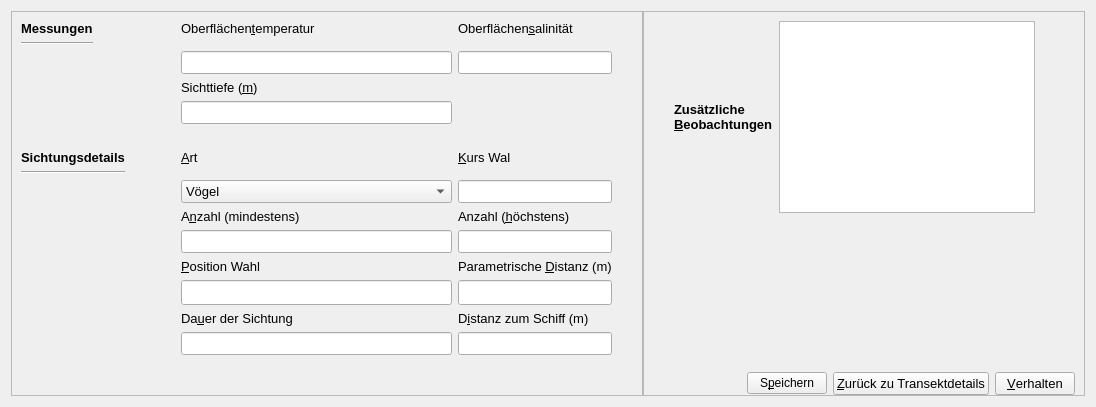
        <widget class="QWidget" name="page_3">
         <layout class="QHBoxLayout" name="horizontalLayout_19">
          <item>
           <layout class="QHBoxLayout" name="horizontalLayout_15">
            <property name="spacing">
             <number>0</number>
            </property>
            <property name="rightMargin">
             <number>0</number>
            </property>
            <item>
             <widget class="QFrame" name="frame_6">
              <property name="frameShape">
               <enum>QFrame::StyledPanel</enum>
              </property>
              <property name="frameShadow">
               <enum>QFrame::Raised</enum>
              </property>
              <layout class="QVBoxLayout" name="verticalLayout_11">
               <property name="rightMargin">
                <number>30</number>
               </property>
               <property name="bottomMargin">
                <number>0</number>
               </property>
               <item>
                <layout class="QGridLayout" name="gridLayout_5">
                 <item row="5" column="2">
                  <widget class="QLabel" name="labelCourseWhale">
                   <property name="font">
                    <font>
                     <family>Arial</family>
                     <pointsize>10</pointsize>
                    </font>
                   </property>
                   <property name="text">
                    <string>&amp;Kurs Wal</string>
                   </property>
                   <property name="alignment">
                    <set>Qt::AlignLeading|Qt::AlignLeft|Qt::AlignTop</set>
                   </property>
                   <property name="buddy">
                    <cstring>lineEditCourseWhale</cstring>
                   </property>
                  </widget>
                 </item>
                 <item row="7" column="1">
                  <widget class="QLabel" name="labelNumberMin">
                   <property name="font">
                    <font>
                     <family>Arial</family>
                     <pointsize>10</pointsize>
                    </font>
                   </property>
                   <property name="text">
                    <string>A&amp;nzahl (mindestens)</string>
                   </property>
                   <property name="alignment">
                    <set>Qt::AlignLeading|Qt::AlignLeft|Qt::AlignTop</set>
                   </property>
                   <property name="buddy">
                    <cstring>lineEditNumberMin</cstring>
                   </property>
                  </widget>
                 </item>
                 <item row="6" column="2">
                  <widget class="QLineEdit" name="lineEditCourseWhale">
                   <property name="font">
                    <font>
                     <family>Arial</family>
                     <pointsize>10</pointsize>
                    </font>
                   </property>
                  </widget>
                 </item>
                 <item row="5" column="1">
                  <widget class="QLabel" name="labelSpecies">
                   <property name="font">
                    <font>
                     <family>Arial</family>
                     <pointsize>10</pointsize>
                    </font>
                   </property>
                   <property name="text">
                    <string>&amp;Art</string>
                   </property>
                   <property name="alignment">
                    <set>Qt::AlignLeading|Qt::AlignLeft|Qt::AlignTop</set>
                   </property>
                   <property name="buddy">
                    <cstring>comboBoxSpecies</cstring>
                   </property>
                  </widget>
                 </item>
                 <item row="11" column="2">
                  <widget class="QLabel" name="labelDistanceToShip">
                   <property name="font">
                    <font>
                     <family>Arial</family>
                     <pointsize>10</pointsize>
                    </font>
                   </property>
                   <property name="text">
                    <string>D&amp;istanz zum Schiff (m)</string>
                   </property>
                   <property name="alignment">
                    <set>Qt::AlignLeading|Qt::AlignLeft|Qt::AlignTop</set>
                   </property>
                   <property name="buddy">
                    <cstring>lineEditDistanceToShip</cstring>
                   </property>
                  </widget>
                 </item>
                 <item row="2" column="1">
                  <widget class="QLabel" name="labelTimeSightDepthSights">
                   <property name="font">
                    <font>
                     <family>Arial</family>
                     <pointsize>10</pointsize>
                    </font>
                   </property>
                   <property name="text">
                    <string>Sichttiefe (&amp;m)</string>
                   </property>
                   <property name="alignment">
                    <set>Qt::AlignLeading|Qt::AlignLeft|Qt::AlignTop</set>
                   </property>
                   <property name="buddy">
                    <cstring>lineEditSightDepthSights</cstring>
                   </property>
                  </widget>
                 </item>
                 <item row="0" column="1">
                  <widget class="QLabel" name="labelTemperatureSights">
                   <property name="font">
                    <font>
                     <family>Arial</family>
                     <pointsize>10</pointsize>
                    </font>
                   </property>
                   <property name="text">
                    <string>Oberflächen&amp;temperatur</string>
                   </property>
                   <property name="alignment">
                    <set>Qt::AlignLeading|Qt::AlignLeft|Qt::AlignTop</set>
                   </property>
                   <property name="buddy">
                    <cstring>lineEditTemperatureSights</cstring>
                   </property>
                  </widget>
                 </item>
                 <item row="11" column="1">
                  <widget class="QLabel" name="labelDuration">
                   <property name="font">
                    <font>
                     <family>Arial</family>
                     <pointsize>10</pointsize>
                    </font>
                   </property>
                   <property name="text">
                    <string>Da&amp;uer der Sichtung</string>
                   </property>
                   <property name="alignment">
                    <set>Qt::AlignLeading|Qt::AlignLeft|Qt::AlignTop</set>
                   </property>
                   <property name="buddy">
                    <cstring>lineEditDuration</cstring>
                   </property>
                  </widget>
                 </item>
                 <item row="3" column="1">
                  <widget class="QLineEdit" name="lineEditSightDepthSights">
                   <property name="font">
                    <font>
                     <family>Arial</family>
                     <pointsize>10</pointsize>
                    </font>
                   </property>
                  </widget>
                 </item>
                 <item row="4" column="1">
                  <spacer name="horizontalSpacer_16">
                   <property name="orientation">
                    <enum>Qt::Horizontal</enum>
                   </property>
                   <property name="sizeHint" stdset="0">
                    <size>
                     <width>40</width>
                     <height>20</height>
                    </size>
                   </property>
                  </spacer>
                 </item>
                 <item row="0" column="2">
                  <widget class="QLabel" name="labelSalinitySights">
                   <property name="font">
                    <font>
                     <family>Arial</family>
                     <pointsize>10</pointsize>
                    </font>
                   </property>
                   <property name="text">
                    <string>Oberflächen&amp;salinität</string>
                   </property>
                   <property name="alignment">
                    <set>Qt::AlignLeading|Qt::AlignLeft|Qt::AlignTop</set>
                   </property>
                   <property name="buddy">
                    <cstring>lineEditSalinitySights</cstring>
                   </property>
                  </widget>
                 </item>
                 <item row="10" column="2">
                  <widget class="QLineEdit" name="lineEditParamDistance">
                   <property name="font">
                    <font>
                     <family>Verdana</family>
                     <pointsize>10</pointsize>
                    </font>
                   </property>
                  </widget>
                 </item>
                 <item row="10" column="1">
                  <widget class="QLineEdit" name="lineEditPositionWhale">
                   <property name="font">
                    <font>
                     <family>Verdana</family>
                     <pointsize>10</pointsize>
                    </font>
                   </property>
                  </widget>
                 </item>
                 <item row="9" column="2">
                  <widget class="QLabel" name="labelParamDistance">
                   <property name="font">
                    <font>
                     <family>Arial</family>
                     <pointsize>10</pointsize>
                    </font>
                   </property>
                   <property name="text">
                    <string>Parametrische &amp;Distanz (m)</string>
                   </property>
                   <property name="alignment">
                    <set>Qt::AlignLeading|Qt::AlignLeft|Qt::AlignTop</set>
                   </property>
                   <property name="buddy">
                    <cstring>lineEditParamDistance</cstring>
                   </property>
                  </widget>
                 </item>
                 <item row="12" column="1">
                  <widget class="QLineEdit" name="lineEditDuration">
                   <property name="font">
                    <font>
                     <family>Arial</family>
                     <pointsize>10</pointsize>
                    </font>
                   </property>
                  </widget>
                 </item>
                 <item row="6" column="1">
                  <widget class="QComboBox" name="comboBoxSpecies">
                   <property name="font">
                    <font>
                     <family>Arial</family>
                     <pointsize>10</pointsize>
                    </font>
                   </property>
                   <item>
                    <property name="text">
                     <string>Vögel</string>
                    </property>
                   </item>
                   <item>
                    <property name="text">
                     <string>Zwergwal</string>
                    </property>
                   </item>
                   <item>
                    <property name="text">
                     <string>Finnwal</string>
                    </property>
                   </item>
                   <item>
                    <property name="text">
                     <string>Gewöhnlicher Delphin</string>
                    </property>
                   </item>
                   <item>
                    <property name="text">
                     <string>Rundkopfdelphin</string>
                    </property>
                   </item>
                   <item>
                    <property name="text">
                     <string>Langflossen-Grindwal</string>
                    </property>
                   </item>
                   <item>
                    <property name="text">
                     <string>Mondfisch</string>
                    </property>
                   </item>
                   <item>
                    <property name="text">
                     <string>Buckelwal</string>
                    </property>
                   </item>
                   <item>
                    <property name="text">
                     <string>Meeresschildkröten</string>
                    </property>
                   </item>
                   <item>
                    <property name="text">
                     <string>Fische</string>
                    </property>
                   </item>
                   <item>
                    <property name="text">
                     <string>Pottwal</string>
                    </property>
                   </item>
                   <item>
                    <property name="text">
                     <string>Streifendelphin</string>
                    </property>
                   </item>
                   <item>
                    <property name="text">
                     <string>Schwertfisch</string>
                    </property>
                   </item>
                   <item>
                    <property name="text">
                     <string>Sonstige</string>
                    </property>
                   </item>
                   <item>
                    <property name="text">
                     <string>Sonar-Geräusche</string>
                    </property>
                   </item>
                   <item>
                    <property name="text">
                     <string>Grosser Tümmler</string>
                    </property>
                   </item>
                   <item>
                    <property name="text">
                     <string>Umgebungslärm / Unbekanntes Geräusch</string>
                    </property>
                   </item>
                   <item>
                    <property name="text">
                     <string>Unidentifizierte kleine Waltierspezies</string>
                    </property>
                   </item>
                   <item>
                    <property name="text">
                     <string>Unidentifizierte grosse Waltierspezies</string>
                    </property>
                   </item>
                   <item>
                    <property name="text">
                     <string>Cuvier-Schnabelwal</string>
                    </property>
                   </item>
                  </widget>
                 </item>
                 <item row="1" column="1">
                  <widget class="QLineEdit" name="lineEditTemperatureSights">
                   <property name="font">
                    <font>
                     <family>Arial</family>
                     <pointsize>10</pointsize>
                    </font>
                   </property>
                  </widget>
                 </item>
                 <item row="8" column="2">
                  <widget class="QLineEdit" name="lineEditNumberMax">
                   <property name="font">
                    <font>
                     <family>Arial</family>
                     <pointsize>10</pointsize>
                    </font>
                   </property>
                  </widget>
                 </item>
                 <item row="1" column="2">
                  <widget class="QLineEdit" name="lineEditSalinitySights">
                   <property name="font">
                    <font>
                     <family>Arial</family>
                     <pointsize>10</pointsize>
                    </font>
                   </property>
                  </widget>
                 </item>
                 <item row="8" column="1">
                  <widget class="QLineEdit" name="lineEditNumberMin">
                   <property name="font">
                    <font>
                     <family>Arial</family>
                     <pointsize>10</pointsize>
                    </font>
                   </property>
                  </widget>
                 </item>
                 <item row="12" column="2">
                  <widget class="QLineEdit" name="lineEditDistanceToShip">
                   <property name="font">
                    <font>
                     <family>Arial</family>
                     <pointsize>10</pointsize>
                    </font>
                   </property>
                  </widget>
                 </item>
                 <item row="7" column="2">
                  <widget class="QLabel" name="labelNumberMax">
                   <property name="font">
                    <font>
                     <family>Arial</family>
                     <pointsize>10</pointsize>
                    </font>
                   </property>
                   <property name="text">
                    <string>Anzahl (&amp;höchstens)</string>
                   </property>
                   <property name="alignment">
                    <set>Qt::AlignLeading|Qt::AlignLeft|Qt::AlignTop</set>
                   </property>
                   <property name="buddy">
                    <cstring>lineEditNumberMax</cstring>
                   </property>
                  </widget>
                 </item>
                 <item row="5" column="0">
                  <layout class="QHBoxLayout" name="horizontalLayout_63">
                   <property name="rightMargin">
                    <number>10</number>
                   </property>
                   <item>
                    <layout class="QVBoxLayout" name="verticalLayout_12">
                     <item>
                      <widget class="QLabel" name="labelSights">
                       <property name="font">
                        <font>
                         <family>Arial</family>
                         <pointsize>10</pointsize>
                         <weight>75</weight>
                         <bold>true</bold>
                        </font>
                       </property>
                       <property name="text">
                        <string>Sichtungsdetails</string>
                       </property>
                       <property name="alignment">
                        <set>Qt::AlignLeading|Qt::AlignLeft|Qt::AlignTop</set>
                       </property>
                      </widget>
                     </item>
                     <item>
                      <widget class="Line" name="line_16">
                       <property name="orientation">
                        <enum>Qt::Horizontal</enum>
                       </property>
                      </widget>
                     </item>
                    </layout>
                   </item>
                   <item>
                    <spacer name="horizontalSpacer_61">
                     <property name="orientation">
                      <enum>Qt::Horizontal</enum>
                     </property>
                     <property name="sizeHint" stdset="0">
                      <size>
                       <width>40</width>
                       <height>20</height>
                      </size>
                     </property>
                    </spacer>
                   </item>
                  </layout>
                 </item>
                 <item row="0" column="0">
                  <layout class="QHBoxLayout" name="horizontalLayout_62">
                   <item>
                    <layout class="QVBoxLayout" name="verticalLayout_24">
                     <item>
                      <widget class="QLabel" name="labelMeasurementsSights">
                       <property name="font">
                        <font>
                         <family>Arial</family>
                         <pointsize>10</pointsize>
                         <weight>75</weight>
                         <bold>true</bold>
                        </font>
                       </property>
                       <property name="text">
                        <string>Messungen</string>
                       </property>
                       <property name="alignment">
                        <set>Qt::AlignLeading|Qt::AlignLeft|Qt::AlignTop</set>
                       </property>
                       <property name="wordWrap">
                        <bool>true</bool>
                       </property>
                      </widget>
                     </item>
                     <item>
                      <widget class="Line" name="line_15">
                       <property name="orientation">
                        <enum>Qt::Horizontal</enum>
                       </property>
                      </widget>
                     </item>
                    </layout>
                   </item>
                   <item>
                    <spacer name="horizontalSpacer_60">
                     <property name="orientation">
                      <enum>Qt::Horizontal</enum>
                     </property>
                     <property name="sizeHint" stdset="0">
                      <size>
                       <width>40</width>
                       <height>20</height>
                      </size>
                     </property>
                    </spacer>
                   </item>
                  </layout>
                 </item>
                 <item row="9" column="1">
                  <widget class="QLabel" name="labelPositionWhale">
                   <property name="font">
                    <font>
                     <family>Arial</family>
                     <pointsize>10</pointsize>
                    </font>
                   </property>
                   <property name="text">
                    <string>&amp;Position Wahl</string>
                   </property>
                   <property name="alignment">
                    <set>Qt::AlignLeading|Qt::AlignLeft|Qt::AlignTop</set>
                   </property>
                   <property name="buddy">
                    <cstring>lineEditPositionWhale</cstring>
                   </property>
                  </widget>
                 </item>
                </layout>
               </item>
               <item>
                <spacer name="verticalSpacer_5">
                 <property name="orientation">
                  <enum>Qt::Vertical</enum>
                 </property>
                 <property name="sizeHint" stdset="0">
                  <size>
                   <width>20</width>
                   <height>40</height>
                  </size>
                 </property>
                </spacer>
               </item>
              </layout>
             </widget>
            </item>
            <item>
             <widget class="QFrame" name="frame_7">
              <property name="frameShape">
               <enum>QFrame::StyledPanel</enum>
              </property>
              <property name="frameShadow">
               <enum>QFrame::Raised</enum>
              </property>
              <layout class="QVBoxLayout" name="verticalLayout_13">
               <property name="leftMargin">
                <number>30</number>
               </property>
               <property name="bottomMargin">
                <number>0</number>
               </property>
               <item>
                <layout class="QGridLayout" name="gridLayout_6">
                 <item row="1" column="3">
                  <spacer name="horizontalSpacer_17">
                   <property name="orientation">
                    <enum>Qt::Horizontal</enum>
                   </property>
                   <property name="sizeHint" stdset="0">
                    <size>
                     <width>40</width>
                     <height>20</height>
                    </size>
                   </property>
                  </spacer>
                 </item>
                 <item row="1" column="2">
                  <spacer name="horizontalSpacer_18">
                   <property name="orientation">
                    <enum>Qt::Horizontal</enum>
                   </property>
                   <property name="sizeHint" stdset="0">
                    <size>
                     <width>40</width>
                     <height>20</height>
                    </size>
                   </property>
                  </spacer>
                 </item>
                 <item row="0" column="1">
                  <widget class="QLabel" name="labelOtherObservations">
                   <property name="font">
                    <font>
                     <family>Arial</family>
                     <pointsize>10</pointsize>
                     <weight>75</weight>
                     <bold>true</bold>
                    </font>
                   </property>
                   <property name="text">
                    <string>Zusätzliche &amp;Beobachtungen</string>
                   </property>
                   <property name="wordWrap">
                    <bool>true</bool>
                   </property>
                   <property name="buddy">
                    <cstring>textEditOtherObservations</cstring>
                   </property>
                  </widget>
                 </item>
                 <item row="1" column="1">
                  <spacer name="horizontalSpacer_19">
                   <property name="orientation">
                    <enum>Qt::Horizontal</enum>
                   </property>
                   <property name="sizeHint" stdset="0">
                    <size>
                     <width>40</width>
                     <height>20</height>
                    </size>
                   </property>
                  </spacer>
                 </item>
                 <item row="0" column="2">
                  <widget class="QTextEdit" name="textEditOtherObservations">
                   <property name="font">
                    <font>
                     <family>Arial</family>
                     <pointsize>10</pointsize>
                    </font>
                   </property>
                   <property name="styleSheet">
                    <string notr="true"/>
                   </property>
                  </widget>
                 </item>
                </layout>
               </item>
               <item>
                <spacer name="verticalSpacer_6">
                 <property name="orientation">
                  <enum>Qt::Vertical</enum>
                 </property>
                 <property name="sizeHint" stdset="0">
                  <size>
                   <width>20</width>
                   <height>40</height>
                  </size>
                 </property>
                </spacer>
               </item>
               <item>
                <layout class="QGridLayout" name="gridLayout_8">
                 <item row="0" column="2">
                  <widget class="QPushButton" name="pushButtonGoBackSight">
                   <property name="font">
                    <font>
                     <family>Arial</family>
                     <pointsize>10</pointsize>
                    </font>
                   </property>
                   <property name="text">
                    <string>&amp;Zurück zu Transektdetails</string>
                   </property>
                  </widget>
                 </item>
                 <item row="0" column="0">
                  <spacer name="horizontalSpacer_20">
                   <property name="orientation">
                    <enum>Qt::Horizontal</enum>
                   </property>
                   <property name="sizeHint" stdset="0">
                    <size>
                     <width>40</width>
                     <height>20</height>
                    </size>
                   </property>
                  </spacer>
                 </item>
                 <item row="0" column="3">
                  <widget class="QPushButton" name="pushButtonGoToDetailsSight">
                   <property name="font">
                    <font>
                     <family>Arial</family>
                     <pointsize>10</pointsize>
                    </font>
                   </property>
                   <property name="text">
                    <string>&amp;Verhalten</string>
                   </property>
                  </widget>
                 </item>
                 <item row="0" column="1">
                  <widget class="QPushButton" name="pushButtonSendOffSightEarly">
                   <property name="text">
                    <string>S&amp;peichern</string>
                   </property>
                  </widget>
                 </item>
                </layout>
               </item>
              </layout>
             </widget>
            </item>
           </layout>
          </item>
         </layout>
        </widget>
